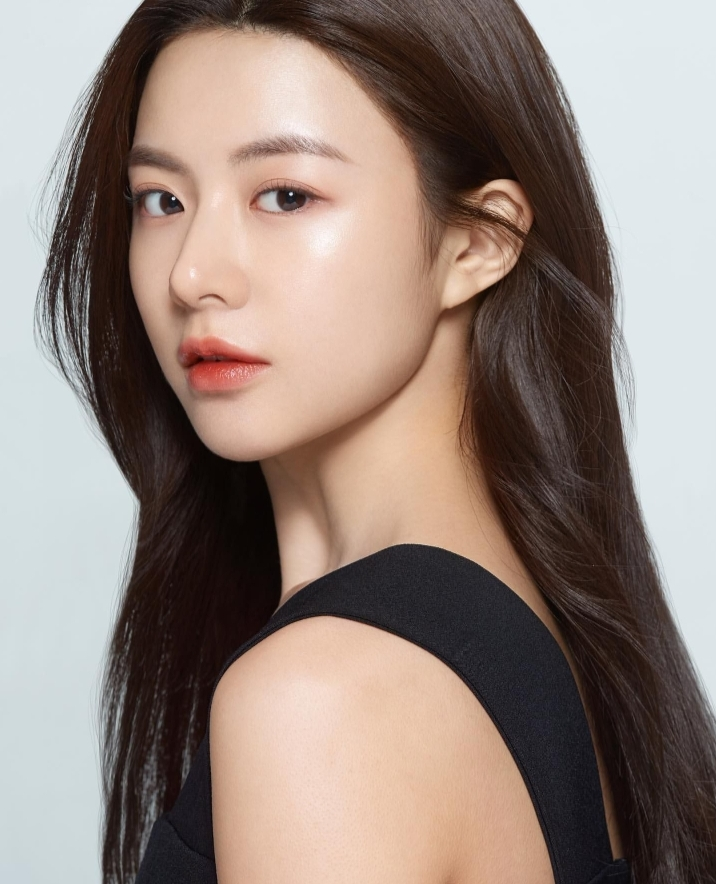
#> input picture image.jpeg, 716 x 884 px
$ python SelectiveFiltering.py
#> lines starting #> are read from the running program, lines starting #| are printed output that depends on the picture
import cv2
import numpy as np
from matplotlib import pyplot as plt

img = cv2.imread('image.jpeg', cv2.IMREAD_GRAYSCALE)
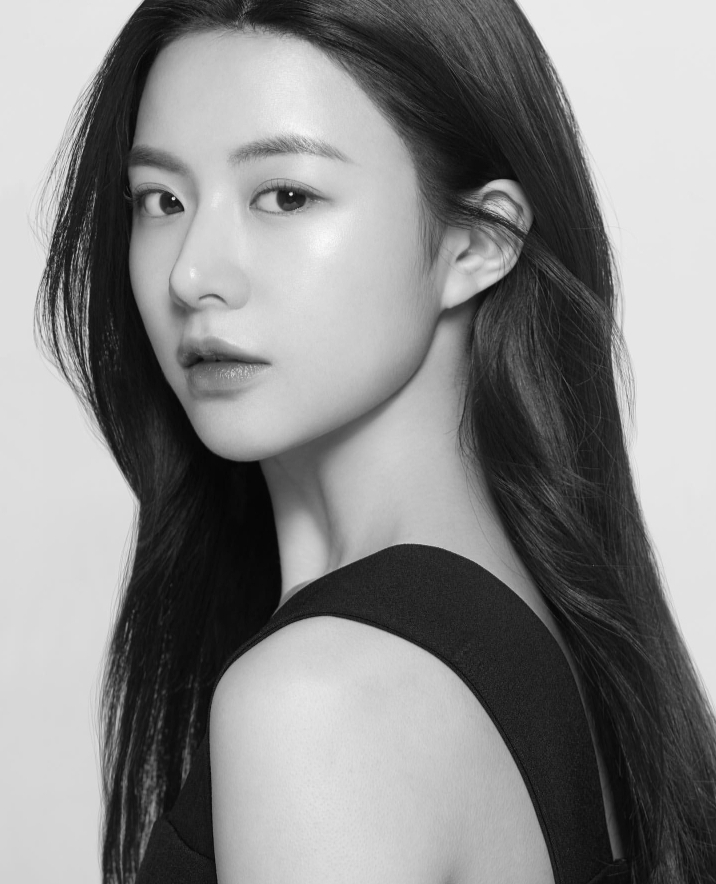
#> img: shape (884, 716); min 4, max 251, mean 134.7

rows, cols = img.shape
#> rows = 884; cols = 716

f = np.fft.fft2(img)
fshift = np.fft.fftshift(f)

D0 = 50 # cutoff frequency
n = 2 # order
H = np.zeros((rows, cols), np.float32)
for i in range(rows):
    for j in range(cols):
        D = np.sqrt((i - rows/2)**2 + (j - cols/2)**2)
        H[i,j] = 1 / (1 + (D0/D)**(2*n))
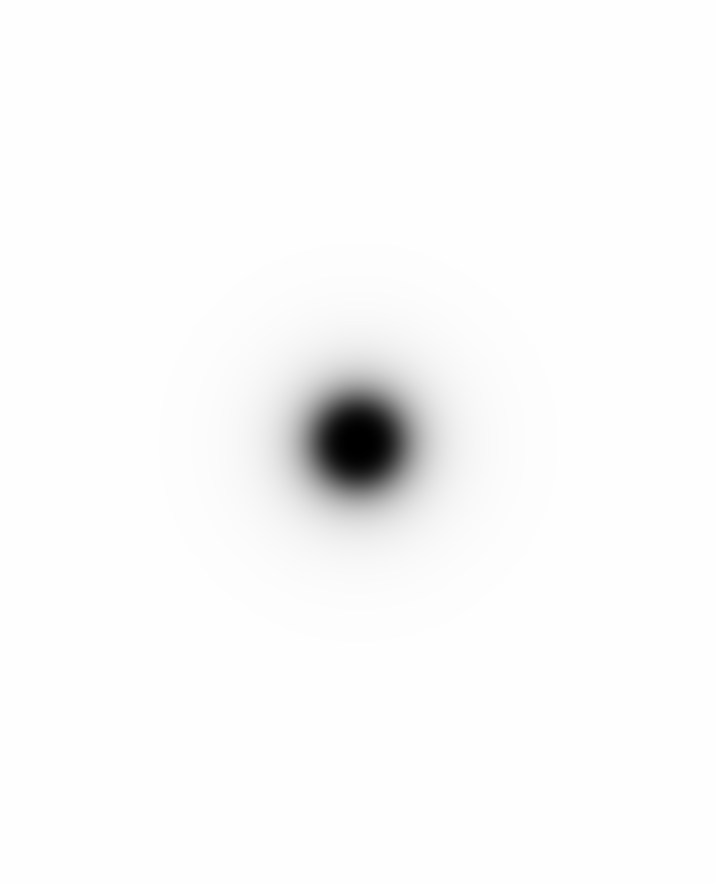
#> H: shape (884, 716) float32; min 0, max 1, mean 0.981

f_selective = fshift * H

f_ishift = np.fft.ifftshift(f_selective)
img_selective = np.fft.ifft2(f_ishift)
img_selective = np.abs(img_selective)
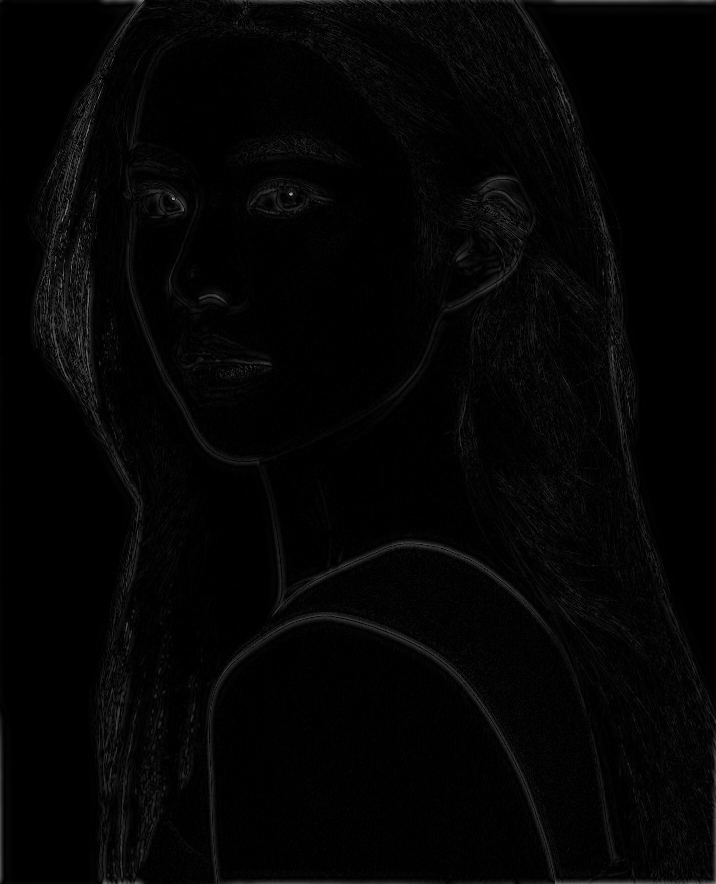
#> img_selective: shape (884, 716) float64; min 3.68e-08, max 169.8, mean 4.7

plt.subplot(121), plt.imshow(img, cmap='gray')
plt.title('Original Image'), plt.xticks([]), plt.yticks([])
plt.subplot(122), plt.imshow(img_selective, cmap='gray')
plt.title('Selective Filtered Image'), plt.xticks([]), plt.yticks([])
plt.show()
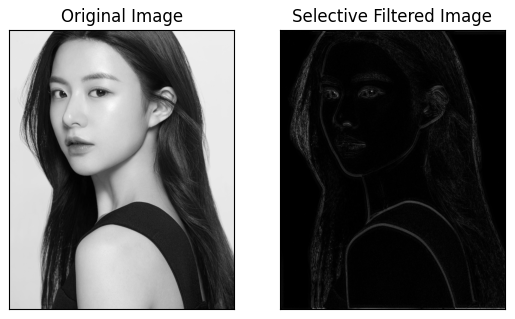
#> figure drawn by matplotlib, 2 panels
